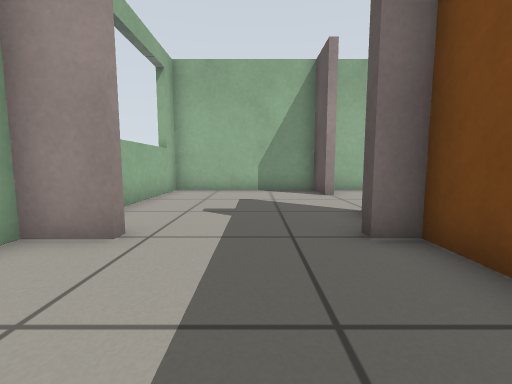
[1] (above)

16 first-person views from a walk through a robot-simulator world made for Gazebo. The camera is 0.5 m above the floor, tilts 6° down and sees 90° across. The floor is counted in squares, 0.5 m on a side. Each view is taken from the middle of a square. On the plan, view 1 faces up. The plan holds only what a view shows up to about 11 squares ahead; the rest is blank.

[2]
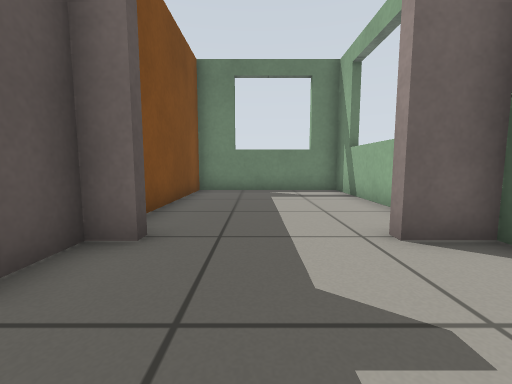

[3]
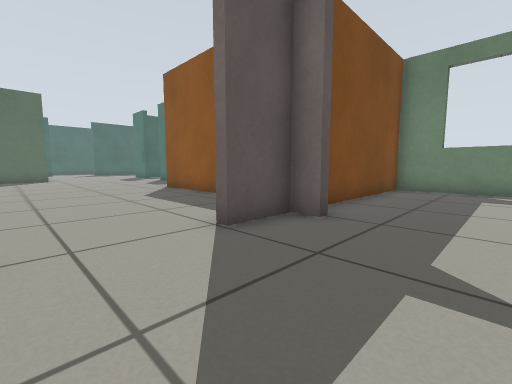

[4]
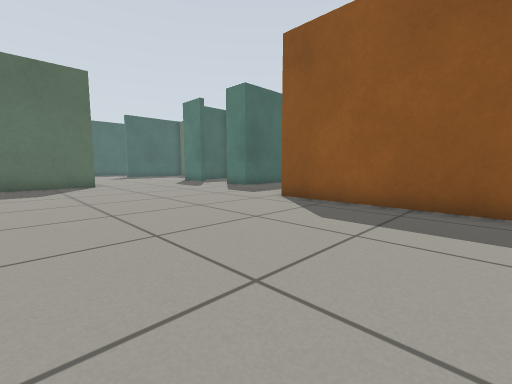

[5]
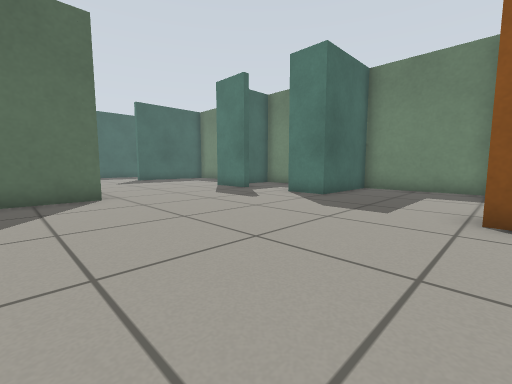

[6]
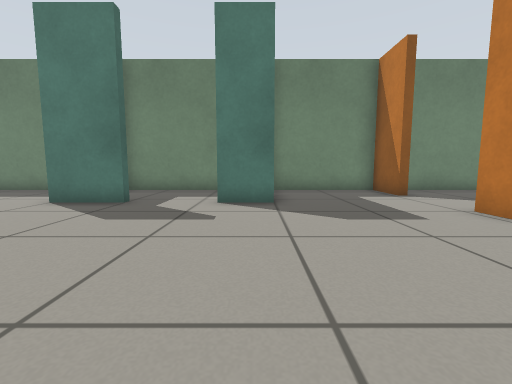

[7]
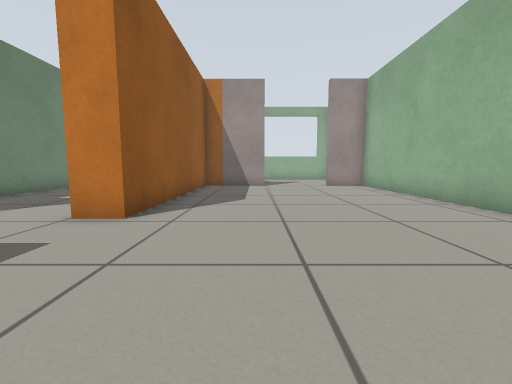

[8]
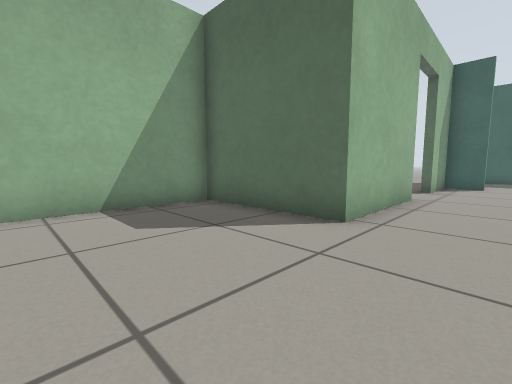

[9]
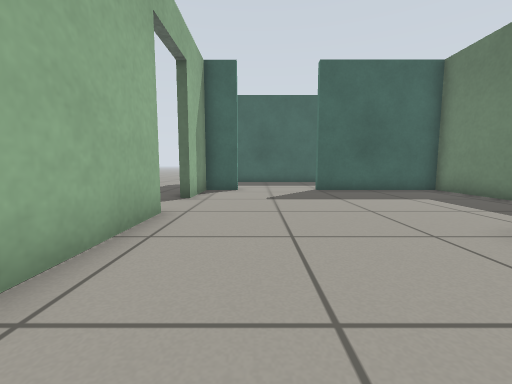

[10]
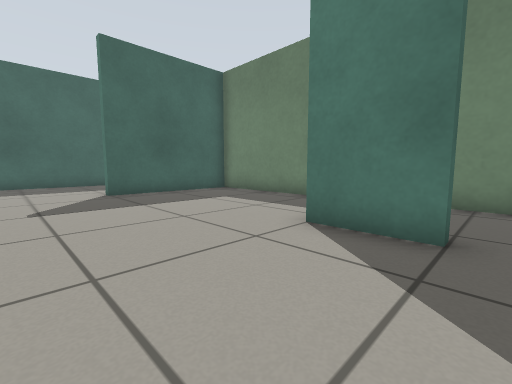

[11]
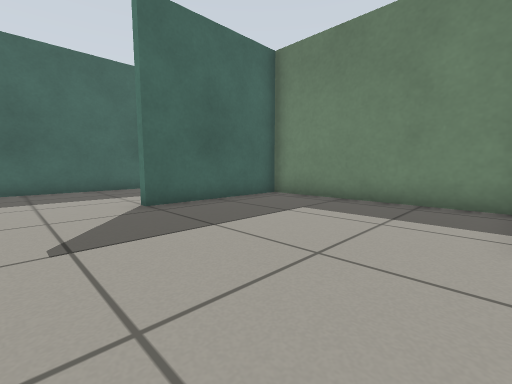

[12]
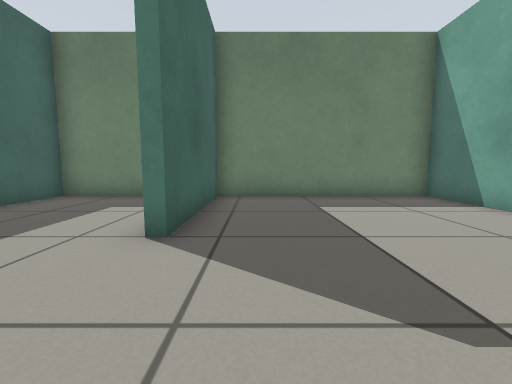

[13]
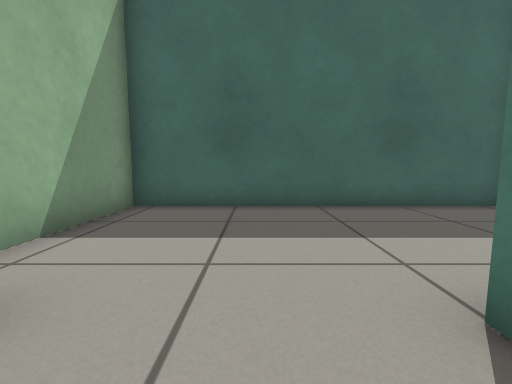

[14]
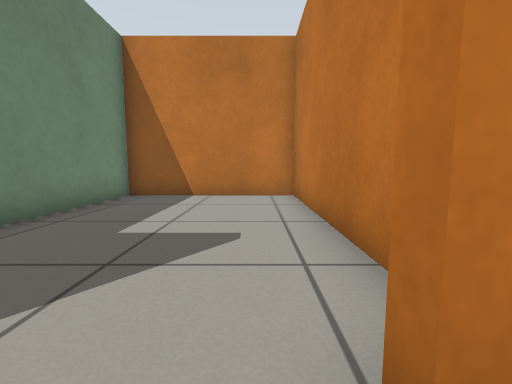

[15]
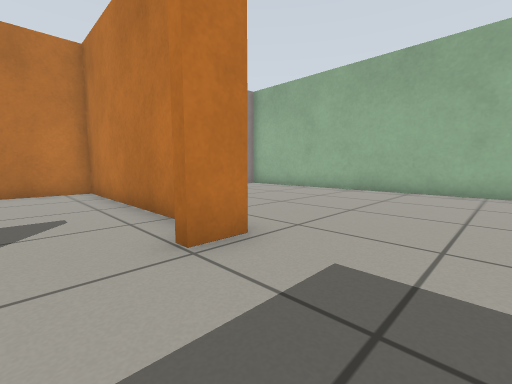

[16]
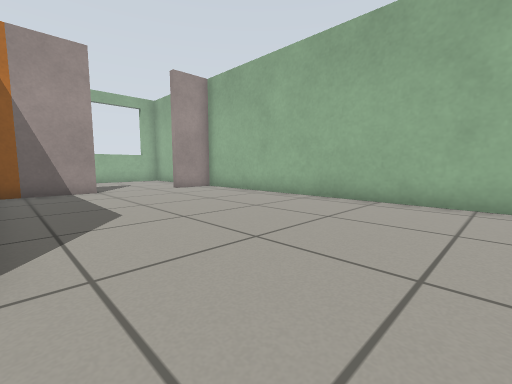

### Floor plan
Ten units are one square. View 1 is at (0, 0); x grows to the right and y downward. Boxes are objects, and circles mark ways between rooms. Rooms are numbered by the first view taken in them; rooms with no view inside come last. Other rooms are left out.
<svg viewBox="-38 -107 365 144">
<path fill="none" stroke="#000" d="M-19 -34 -33 -34M23 -37 23 -55M-33 -37 -19 -37M-32 -10 -32 32 23 32 23 -34M23 -84 23 -102 -32 -102 -32 -61M88 -23 26 -23 26 32 90 32M103 13 103 32 145 32 145 -2 161 -2M37 -25 103 -25 103 -15 99 -15M185 -2 206 -2M26 -55 26 -29M204 -60 182 -60 182 -102 31 -102M205 4 205 32 272 32 272 -15M224 -60 204 -60M272 -46 272 -60 247 -60M272 -15 276 -15M296 32 322 32 322 -60 289 -60M165 32 201 32"/>
<circle cx="20" cy="-70" r="3" fill="#2a7"/>
<circle cx="195" cy="-30" r="3" fill="#2a7"/>
<circle cx="175" cy="0" r="3" fill="#2a7"/>
<circle cx="270" cy="-30" r="3" fill="#2a7"/>
<text x="0" y="-40">1</text>
<text x="110" y="-40">2</text>
<text x="230" y="-20">3</text>
<text x="290" y="-20">4</text>
<text x="170" y="10">5</text>
</svg>
Room 1 opens to room 2. Room 2 opens to room 3. Room 2 opens to room 5. Room 3 opens to room 4.

Where each view was taken, in squares from view 1:
view 1: 0 up, 0 right, facing up
view 2: 7 up, 0 right, facing down
view 3: 8 up, 1 left, facing down-right
view 4: 9 up, 5 right, facing down-right
view 5: 8 up, 10 right, facing down-right
view 6: 7 up, 15 right, facing down
view 7: 5 up, 15 right, facing left
view 8: 4 up, 14 right, facing up-right
view 9: 4 up, 17 right, facing right
view 10: 4 up, 18 right, facing down-right
view 11: 4 up, 21 right, facing down-right
view 12: 5 up, 26 right, facing down
view 13: 3 up, 26 right, facing right
view 14: 1 up, 11 right, facing left
view 15: 0 up, 13 right, facing up-left
view 16: 3 up, 13 right, facing up-left
